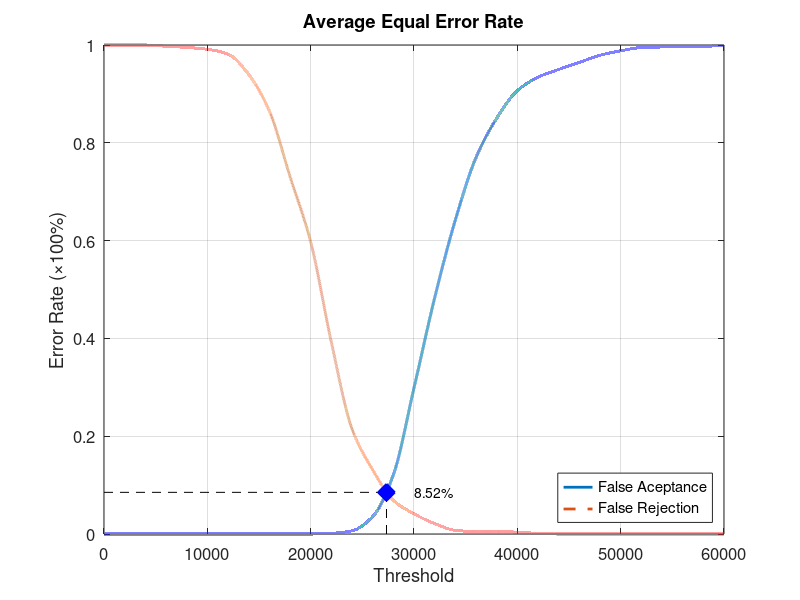
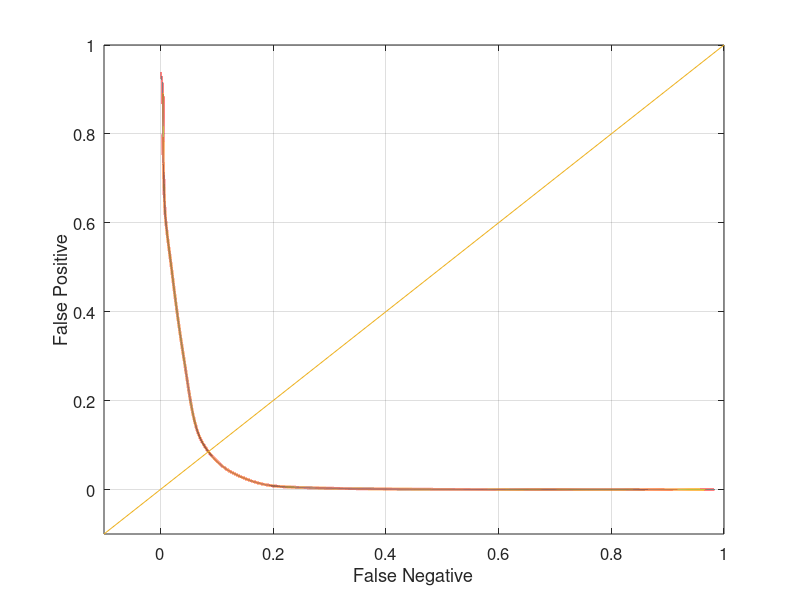

These figures' MATLAB source, in order:
function yEER = Experiment4Average
close all;
clear;
clc;
x = 0:2000:60000;
xq = 0:0.5:60000;

y0 = [0 0 0 0 0 0 0 0 0 0 0 0.00131579 0.00657895 0.0355263 0.121053 0.298684 0.482895 0.642105 0.769737 0.85 0.906579 0.93421 0.95 0.964474 0.978947 0.988158 0.994737 0.996053 0.997368 0.997368 1];
yy0 = interp1(x, y0, xq, 'pchip');
y1 = [1 1 1 0.9975 0.995 0.99125 0.98125 0.94 0.865 0.73125 0.5975 0.3925 0.215 0.13125 0.06875 0.04125 0.02125 0.0075 0.005 0.005 0.00375 0.00125 0 0 0 0 0 0 0 0 0];
yy1 = interp1(x, y1, xq, 'pchip');

% Calculating EER: 
y2 = abs(y0 - y1);
find(y2 == min(y2))
yy2 = abs(yy0 - yy1);
xEER = find(yy2 == min(yy2));
xEERIndex = xq(xEER) % X-axis EER
yEER = yy0(xEER) % Y-axis EER

main = figure
plot(xq, yy0,'-','LineWidth', 2);	hold on
plot(xq, yy1,'--','LineWidth', 2);	hold on
plot([xEERIndex xEERIndex], [0 yEER], 'k--');	hold on
plot([0 xEERIndex], [yEER yEER], 'k--');	hold on
plot(xEERIndex, yEER, 'bx', 'LineWidth', 10);	hold on
text(xEERIndex + 10 * xEERIndex / 100, yEER, [num2str(round((10000 * yEER)) / 100) '%'])
legend('False Aceptance', 'False Rejection', 'Location', 'SouthEast')
xlabel('Threshold')
ylabel('Error Rate (\times100%)')
title('Average Equal Error Rate')
set(gca, 'FontSize', 12)
axis([0 60000 0 1])
grid on

print(main, 'Experiment4AverageMain', '-dpng');
FNRxFPR = figure('Color', [1 1 1]);
plot(yy1, yy0, '-', yy1, yy0, 'LineWidth', 2);
hold on
y = -0.1:0.1:1
plot(y, y); 
set(gca, 'FontSize', 12)
xlabel('False Negative')
ylabel('False Positive')
axis([-0.1 1 -0.1 1])
set(gca, 'FontSize', 12)
grid on

print(FNRxFPR, 'Experiment4AverageFNRxFPR','-dpng');
end
